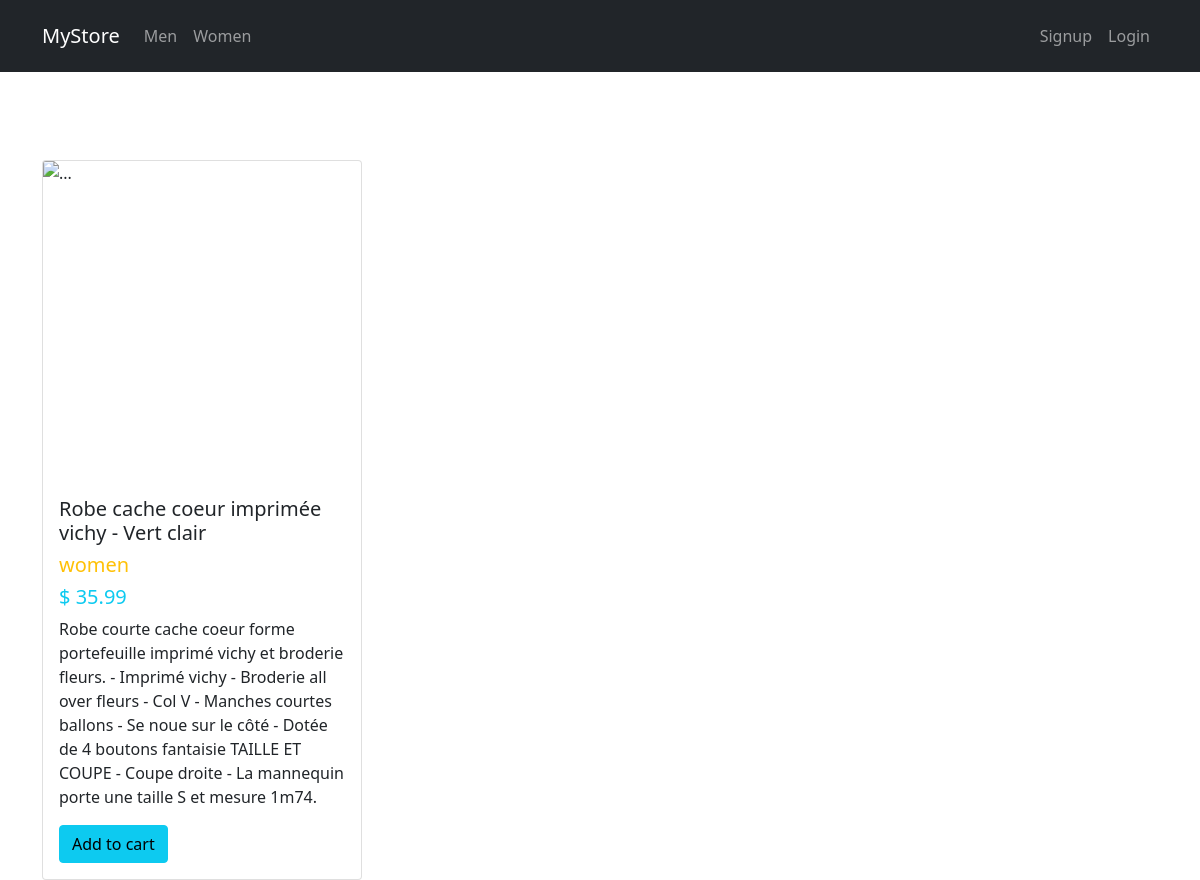
/product/Robe-cache-coeur-imprimee-vichy-vert-clair/, run on the app's committed database.
### core/models.py (models this page shows, shortened)
class Product(models.Model):
    name = models.CharField(max_length=255)
    description = models.TextField()
    price = models.FloatField()
    discount_price = models.FloatField(blank=True, null=True)
    created_date = models.DateTimeField(auto_now=True)
    product_category = models.ForeignKey(Category, on_delete=models.CASCADE)
    slug = models.SlugField()
    def get_add_to_cart_url(self):
        return reverse("core:add-to-cart", kwargs={"slug": self.slug})

class Category(models.Model):
    name = models.CharField(max_length=255)
    description = models.TextField()
    created_at = models.DateTimeField(auto_now=True)

### core/views.py (the view)
# urls.py: path('product/<slug>/', ProductDetailView.as_view(), name="product_detail"),
class ProductDetailView(DetailView):
    model = Product
    template_name = 'product.html'

### templates/product.html
{% extends 'base.html' %}
{% block body %}
<div class="container">
    <div class="card col-4 mt-3" style="width: 20rem;";>
        <img src="https://images.unsplash.com/photo-1434389677669-e08b4cac3105?ixlib=rb-1.2.1&ixid=MnwxMjA3fDB8MHxwaG90by1wYWdlfHx8fGVufDB8fHx8&auto=format&fit=crop&w=705&q=80" class="card-img-top" alt="..." height="320px;">
        <div class="card-body">
            <h5 class="card-title">{{ object.name }}</h5>
            <h5 class="text-warning">{{ object.product_category.name }}</h5>
            <h5 class="text-info">
                {% if object.discount_price %}
                    $ {{ object.discount_price }} <del class="text-danger">$ {{ object.price }} </del>
                {% else %}
                    $ {{ object.price }}
                {% endif %}
            </h5>
            <p class="card-text">{{ object.description }}</p>
            <a class="btn btn-info" href="{{ object.get_add_to_cart_url }}">Add to cart</a>
        </div>
    </div>
</div>
{% endblock %}

### data on the page
Product: name "Robe cache coeur imprimée vichy - Vert clair", product_category.name "women", price "35.99", description "Robe courte cache coeur forme portefeuille imprimé vichy et broderie fleurs. - Imprimé vichy - Broderie all over fleurs - Col V - Manches courtes ballons - Se noue sur le côté - Dotée de 4 boutons fantaisie TAILLE ET COUPE - Coupe droite - La mannequin porte une taille S et mesure 1m74."
